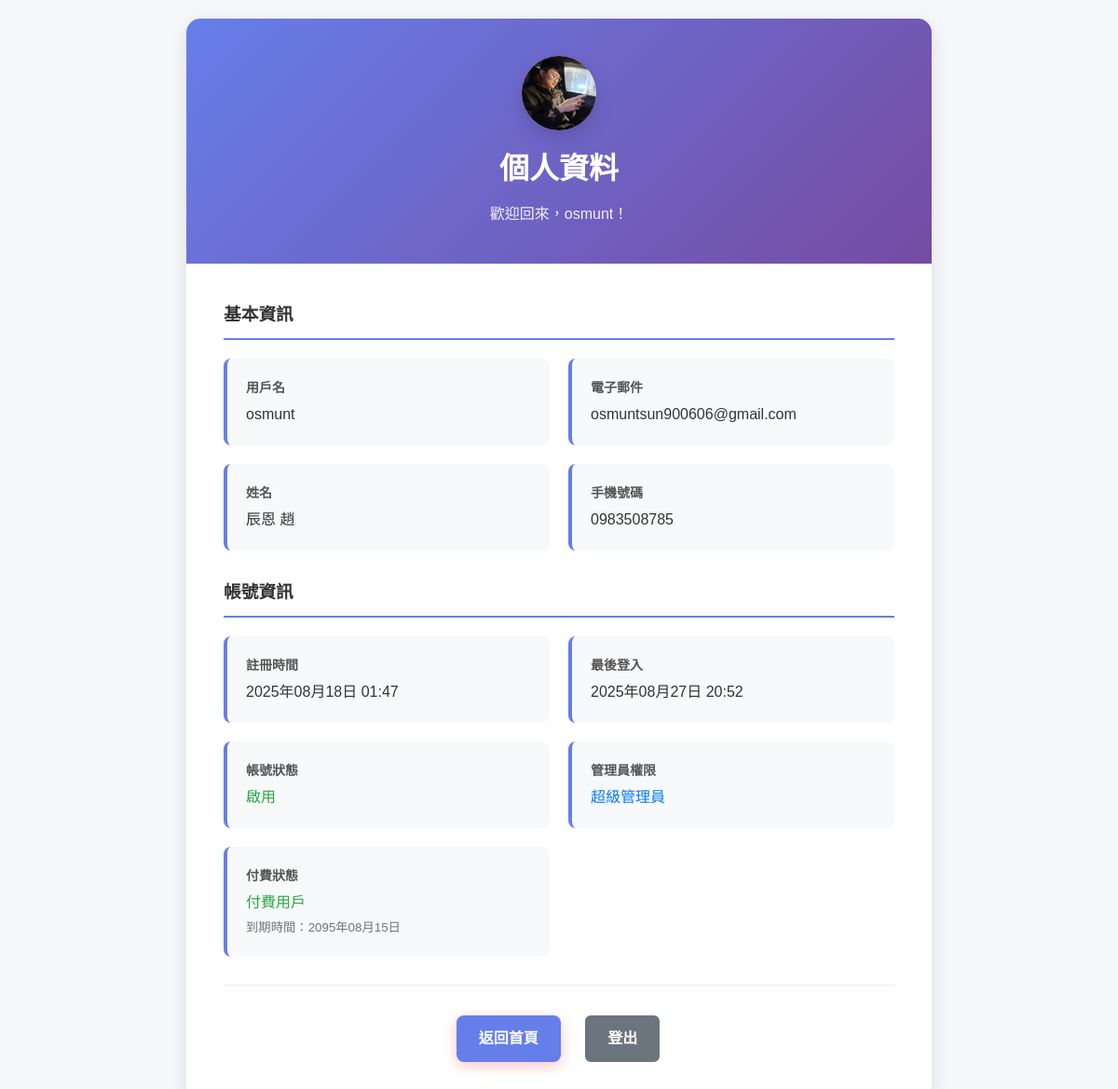
The app's page /accounts/profile/ (signed in) with its own data.
### Accounts/models.py (models this page shows, shortened)
class User(AbstractUser):
    email = models.EmailField(unique=True, verbose_name='電子郵件')
    phone = models.CharField(max_length=15, blank=True, null=True, verbose_name='手機號碼')
    avatar = models.ImageField(upload_to=avatar_upload_to, blank=True, null=True, verbose_name='頭像')
    bio = models.TextField(max_length=500, blank=True, null=True, verbose_name='個人簡介')
    is_premium = models.BooleanField(default=False, verbose_name='付費用戶')
    premium_expires_at = models.DateTimeField(blank=True, null=True, verbose_name='付費到期時間')
    date_joined = models.DateTimeField(default=timezone.now, verbose_name='註冊時間')
    last_login = models.DateTimeField(auto_now=True, verbose_name='最後登入')
    class Meta:
        verbose_name = '用戶'
        verbose_name_plural = '用戶'
    @property
    def is_premium_active(self):
        if not self.is_premium:
            return False
        if self.premium_expires_at and self.premium_expires_at < timezone.now():
            return False
        return True

### Accounts/views.py (the view)
# urls.py: path('profile/', views.profile, name='profile'),
@login_required
def profile(request):
    signer = TimestampSigner()
    avatar_url = None
    if request.user.avatar:
        token = signer.sign(f"{request.user.id}:{request.user.avatar.name}")
        avatar_url = reverse('Accounts:avatar', args=[request.user.id, token])
    return render(request, 'Accounts/profile.html', {
        'user': request.user,
        'avatar_url': avatar_url,
    })

### Accounts/templates/Accounts/profile.html (shortened to what this page needs)
{% load static %}
<!DOCTYPE html>
<html lang="zh-TW">
<head>
    <link rel="stylesheet" href="{% static 'home/css/home.css' %}">
    <link rel="stylesheet" href="{% static 'Accounts/css/profile.css' %}">
</head>
<body>
    <div class="profile-container">
        <div class="profile-card">
            <div class="profile-header">
                <div class="avatar-container">
                    {% if avatar_url %}
                        <img src="{{ avatar_url }}" alt="{{ user.username }} 的頭貼" class="avatar-image">
                    {% else %}
                        <div class="avatar-placeholder">?</div>
                    {% endif %}
                </div>
                <h1>個人資料</h1>
                <p>歡迎回來，{{ user.username }}！</p>
            </div>
            <div class="profile-content">
                <div class="profile-section">
                    <h3>基本資訊</h3>
                    <div class="profile-info">
                        <div class="info-item">
                            <div class="info-label">用戶名</div>
                            <div class="info-value">{{ user.username }}</div>
                        </div>
                        <div class="info-item">
                            <div class="info-label">電子郵件</div>
                            <div class="info-value">{{ user.email|default:"未設定" }}</div>
                        </div>
                        <div class="info-item">
                            <div class="info-label">姓名</div>
                            <div class="info-value">
                                {% if user.first_name or user.last_name %}
                                    {{ user.first_name }} {{ user.last_name }}
                                {% else %}
                                    未設定
                                {% endif %}
                            </div>
                        </div>
                        <div class="info-item">
                            <div class="info-label">手機號碼</div>
                            <div class="info-value">{{ user.phone|default:"未設定" }}</div>
                        </div>
                    </div>
                </div>
                <div class="profile-section">
                    <h3>帳號資訊</h3>
                    <div class="profile-info">
                        <div class="info-item">
                            <div class="info-label">註冊時間</div>
                            <div class="info-value">{{ user.date_joined|date:"Y年m月d日 H:i" }}</div>
                        </div>
                        <div class="info-item">
                            <div class="info-label">最後登入</div>
                            <div class="info-value">{{ user.last_login|date:"Y年m月d日 H:i" }}</div>
                        </div>
                        <div class="info-item">
                            <div class="info-label">帳號狀態</div>
                            <div class="info-value">
                                {% if user.is_active %}
                                    <span style="color: #28a745;">啟用</span>
                                {% else %}
                                    <span style="color: #dc3545;">停用</span>
                                {% endif %}
                            </div>
                        </div>
                        {% if user.is_superuser %}
                        <div class="info-item">
                            <div class="info-label">管理員權限</div>
                            <div class="info-value">
                                <span style="color: #007bff;">超級管理員</span>
                            </div>
                        </div>
                        {% endif %}
                        <div class="info-item">
                            <div class="info-label">付費狀態</div>
                            <div class="info-value">
                                {% if user.is_premium_active %}
                                    <span style="color: #28a745;">付費用戶</span>
                                    {% if user.premium_expires_at %}
                                        <br><small style="color: #6c757d;">到期時間：{{ user.premium_expires_at|date:"Y年m月d日" }}</small>
                                    {% endif %}
                                {% else %}
                                    <span style="color: #dc3545;">免費用戶</span>
                                    <br><small style="color: #6c757d;">升級後可使用爬蟲工具</small>
                                {% endif %}
                            </div>
                        </div>
                    </div>
                </div>
                <div class="profile-actions">
                    <a href="{% url 'home' %}" class="btn btn-primary">返回首頁</a>
                    <a href="{% url 'Accounts:logout' %}" class="btn btn-secondary">登出</a>
                </div>
            </div>
        </div>
    </div>
</body>
</html>

### home/static/home/css/home.css (style rules this page uses)
* { margin: 0; padding: 0; box-sizing: border-box; }
body { font-family: 'Noto Sans TC', sans-serif; line-height: 1.6; color: #333; background-color: #f8f9fa; }
.btn { padding: 1rem 2rem; border: none; border-radius: 50px; font-size: 1rem; font-weight: 600; cursor: pointer; transition: all 0.3s ease; text-decoration: none; display: inline-block; }
.btn-primary { background: #ff6b6b; color: white; box-shadow: 0 4px 15px rgba(255,107,107,0.4); }
.btn-secondary { background: transparent; color: white; border: 2px solid white; }

### Accounts/static/Accounts/css/profile.css (style rules this page uses)
.profile-container { min-height: 100vh; background: #f5f7fa; padding: 20px; }
.profile-card { background: white; border-radius: 15px; box-shadow: 0 5px 20px rgba(0, 0, 0, 0.1); max-width: 800px; margin: 0 auto; overflow: hidden; }
.profile-header { background: linear-gradient(135deg, #667eea 0%, #764ba2 100%); color: white; padding: 40px; text-align: center; }
.avatar-container { width: 80px; height: 80px; margin: 0 auto 16px; border-radius: 50%; overflow: hidden; box-shadow: 0 8px 20px rgba(0, 0, 0, 0.15); background: linear-gradient(135deg, #e9ecef 0%, #dee2e6 100%); display: flex; align-items: center; justify-content: center; }
.avatar-image { width: 100%; height: 100%; object-fit: cover; display: block; }
.profile-header h1 { margin: 0; font-size: 32px; margin-bottom: 10px; }
.profile-header p { margin: 0; opacity: 0.9; font-size: 16px; }
.profile-content { padding: 40px; }
.profile-section { margin-bottom: 30px; }
.profile-section h3 { color: #333; border-bottom: 2px solid #667eea; padding-bottom: 10px; margin-bottom: 20px; }
.profile-info { display: grid; grid-template-columns: repeat(auto-fit, minmax(250px, 1fr)); gap: 20px; }
.info-item { background: #f8f9fa; padding: 20px; border-radius: 8px; border-left: 4px solid #667eea; }
.info-label { font-weight: 600; color: #555; margin-bottom: 5px; font-size: 14px; }
.info-value { color: #333; font-size: 16px; }
.profile-actions { text-align: center; margin-top: 30px; padding-top: 30px; border-top: 1px solid #eee; }
.btn { display: inline-block; padding: 12px 24px; margin: 0 10px; border-radius: 8px; text-decoration: none; font-weight: 600; transition: all 0.3s ease; }
.btn-primary { background: #667eea; color: white; }
.btn-secondary { background: #6c757d; color: white; }

### records on screen
User: username "osmunt", email "osmuntsun900606@gmail.com", first_name "辰恩", last_name "趙", phone "0983508785", date_joined "2025年08月18日 01:47", last_login "2025年08月27日 20:52", premium_expires_at "2095年08月15日"
